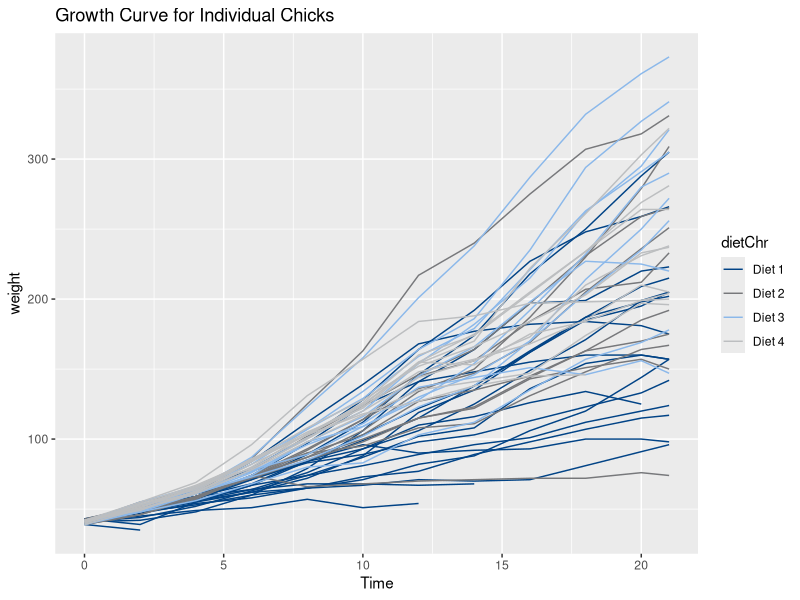
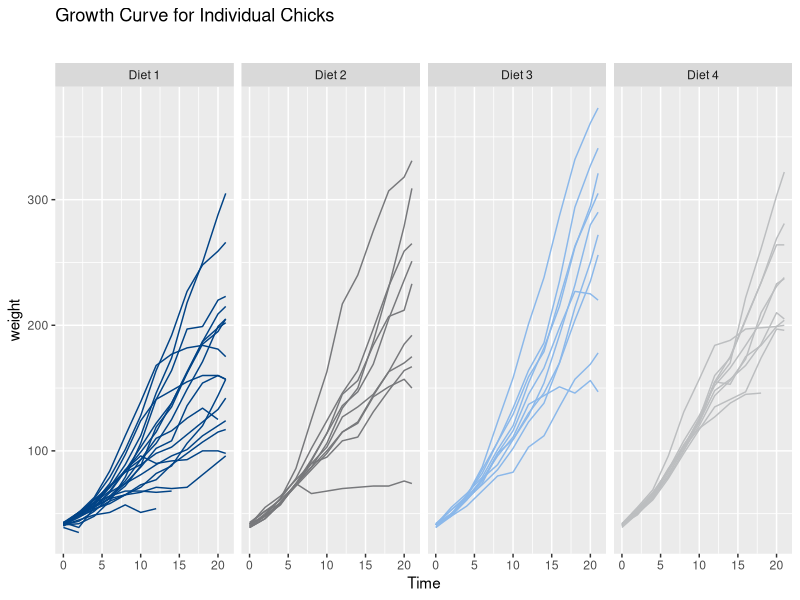
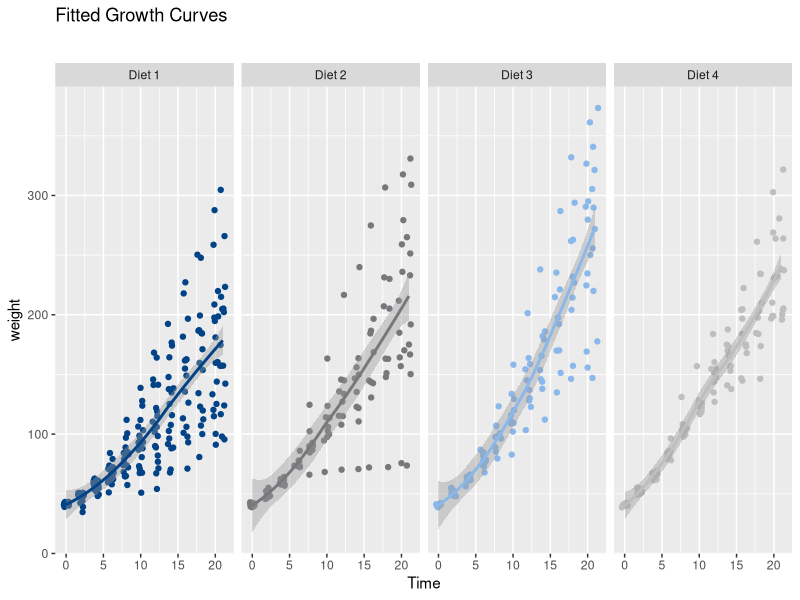
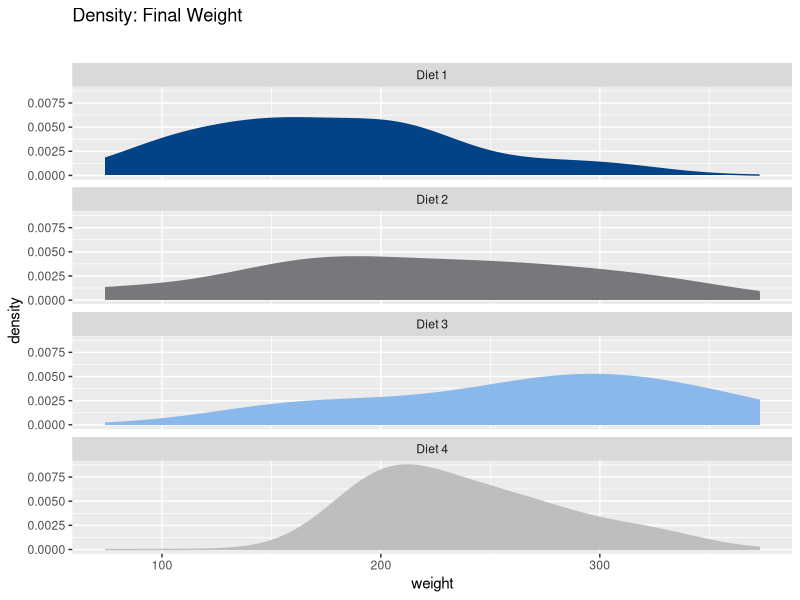

Generate these figures, in order, with R:
## ---- chunk 1
start_program <- proc.time()
## ---- chunk 2
packages <- c("data.table", "ggplot2", "knitr")
sapply(packages, require, character.only=TRUE, quietly=TRUE)
## ---- chunk 3
colorPalette <- function () {
  c(rgb(  1,  67, 134, maxColorValue=255),
    rgb(119, 120, 123, maxColorValue=255),
    rgb(139, 184, 234, maxColorValue=255),
    rgb(188, 190, 192, maxColorValue=255),
    rgb( 94, 122, 162, maxColorValue=255),
    rgb(223, 122,  28, maxColorValue=255))
}
## ---- chunk 4
head(ChickWeight)
## ---- chunk 5
summary(ChickWeight)
## ---- chunk 6
ChickWeight <- data.table(ChickWeight)
## ---- chunk 7
mean_ChickWeight <- ChickWeight[Time %in% c(0,10,21),
                                list(mean_weight = round(mean(weight), digits=1)),
                                by = list(Diet,Time)]

#kable(mean_ChickWeight)
## ---- chunk 8
ChickWeight[, dietChr := sprintf("Diet %d", Diet)]
## ---- chunk 9
ggplot() +
  geom_line(data=ChickWeight, aes(x=Time, y=weight, color=dietChr, group=Chick)) +
  scale_color_manual(values=colorPalette()) +
  ggtitle("Growth Curve for Individual Chicks")

## ---- chunk 10
ggplot() +
  geom_line(data=ChickWeight, aes(x=Time, y=weight, color=dietChr, group=Chick)) +
  facet_wrap(~ dietChr, nrow=1) + 
  scale_color_manual(values=colorPalette()) +
  theme(legend.position="none") +
  ggtitle(bquote(atop("Growth Curve for Individual Chicks")))
## ---- chunk 11
ggplot() +
  geom_jitter(data=ChickWeight, aes(x=Time, y=weight, colour=dietChr)) +
  geom_smooth(data=ChickWeight, aes(x=Time, y=weight, colour=dietChr)) +
  facet_wrap(~ dietChr, nrow=1) + 
  scale_color_manual(values=colorPalette()) +
  theme(legend.position="none") +
  ggtitle(bquote(atop("Fitted Growth Curves")))
## ---- chunk 12
ggplot(ChickWeight[Time==21], aes(x=weight, colour=dietChr, fill=dietChr)) +
    geom_density() +
  facet_wrap(~ dietChr, nrow=4) + 
  scale_color_manual(values=colorPalette()) +
  scale_fill_manual(values=colorPalette()) +
  theme(legend.position="none") +
  ggtitle(bquote(atop("Density: Final Weight")))
## ---- chunk 13
time_program <- proc.time()-start_program
print(paste("Total runtime:", format(time_program[3]/60,digits=3), "minutes"))
## ---- chunk 14
rm(list=ls())
invisible(gc())
